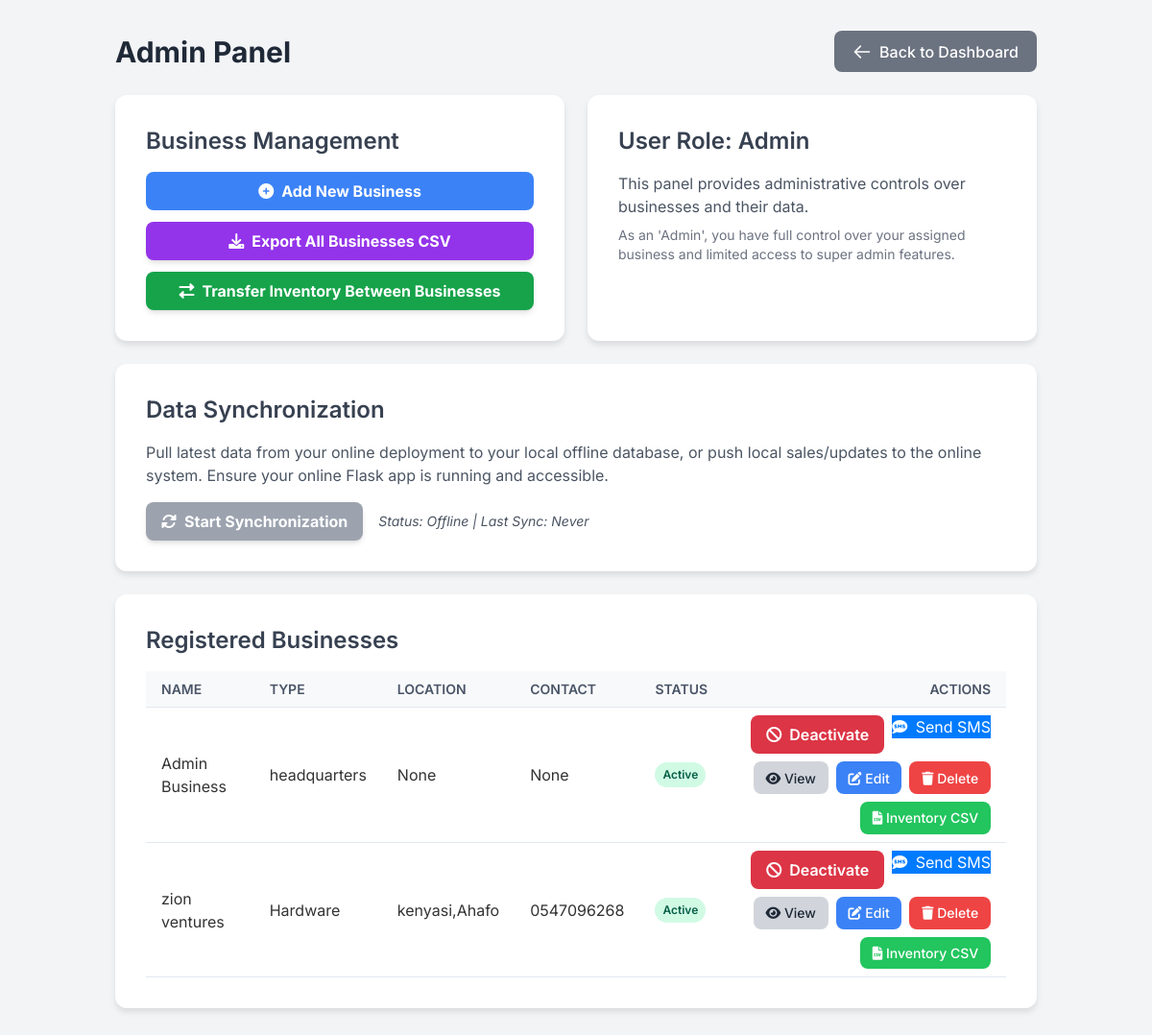
The page /manage_businesses (signed in) on the database its author committed.
### models.py (models this page shows, shortened)
class User(UserMixin,db.Model):
    __tablename__ = 'user'
    id = db.Column(db.String, primary_key=True, default=lambda: str(uuid.uuid4()))
    username = db.Column(db.String(80), unique=True, nullable=False)
    _password_hash = db.Column('password', db.String(225), nullable=False)
    role = db.Column(db.String(50), default='user')
    business_id = db.Column(db.String, db.ForeignKey('businesses.id'), nullable=True)
    is_active = db.Column(db.Boolean, default=True)
    created_at = db.Column(db.DateTime, default=datetime.utcnow)
    business = db.relationship('Business', back_populates='users')
    @property
    def password(self):
        raise AttributeError('password is not a readable attribute')
    @password.setter
    def password(self, password):
        self._password_hash = generate_password_hash(password, method='pbkdf2:sha256')

class Business(db.Model):
    __tablename__ = 'businesses'
    id = db.Column(db.String(36), primary_key=True, default=lambda: str(uuid.uuid4()))
    name = db.Column(db.String(100), unique=True, nullable=False)
    type = db.Column(db.String(50), nullable=False)
    address = db.Column(db.String(200), nullable=True)
    location = db.Column(db.String(100), nullable=True)
    contact = db.Column(db.String(50), nullable=True)
    email = db.Column(db.String(120), nullable=True)
    is_active = db.Column(db.Boolean, default=True)
    last_synced_at = db.Column(db.DateTime, default=datetime.utcnow)
    remote_id = db.Column(db.String(36), nullable=True, unique=True)
    users = db.relationship('User', back_populates='business', lazy=True)
    inventory_items = db.relationship('InventoryItem', back_populates='business', lazy=True)
    sales_records = db.relationship('SalesRecord', back_populates='business', lazy=True)
    rental_records = db.relationship('RentalRecord', back_populates='business', lazy=True)
    creditors = db.relationship('Creditor', back_populates='business', lazy=True)
    debtors = db.relationship('Debtor', back_populates='business', lazy=True)
    hirable_items = db.relationship('HirableItem', back_populates='business', lazy=True)
    future_orders = db.relationship('FutureOrder', back_populates='business', lazy=True)
    company_transactions = db.relationship('CompanyTransaction', back_populates='business', lazy=True)

### app.py (the view)
    @app.route('/manage_businesses')
    def manage_businesses():
        if session.get('role') not in ['super_admin', 'admin']:
            flash('You do not have permission to manage businesses.', 'danger')
            return redirect(url_for('dashboard'))
        businesses = Business.query.all()
        return render_template('super_admin_dashboard.html', # <--- THIS MUST BE 'super_admin_dashboard.html'
                            businesses=businesses,
                            user_role=session.get('role'),
                            current_year=datetime.now().year)

### templates/super_admin_dashboard.html (shortened to what this page needs)
<!DOCTYPE html>
<html lang="en">
<head>
    <script src="https://cdn.tailwindcss.com"></script>
    <link href="https://cdnjs.cloudflare.com/ajax/libs/font-awesome/6.0.0-beta3/css/all.min.css" rel="stylesheet">
</head>
<body class="bg-gray-100 min-h-screen">
    <div class="container py-8">
        <div class="flex justify-between items-center mb-6">
            <h1 class="text-3xl font-bold text-gray-800">Admin Panel</h1>
            <a href="{{ url_for('dashboard') }}" class="btn btn-secondary flex items-center">
                <svg class="w-5 h-5 mr-2" fill="none" stroke="currentColor" viewBox="0 0 24 24" xmlns="http://www.w3.org/2000/svg"><path stroke-linecap="round" stroke-linejoin="round" stroke-width="2" d="M10 19l-7-7m0 0l7-7m-7 7h18"></path></svg>
                Back to Dashboard
            </a>
        </div>
        <div class="grid grid-cols-1 md:grid-cols-2 gap-6 mb-6">
            <div class="card">
                <h2 class="text-2xl font-semibold mb-4 text-gray-700">Business Management</h2>
                <div class="space-y-3">
                    <a href="{{ url_for('add_business') }}" class="block w-full bg-blue-500 hover:bg-blue-600 text-white font-bold py-2 px-4 rounded-lg text-center transition duration-200 flex items-center justify-center">
                        <i class="fas fa-plus-circle mr-2"></i> Add New Business
                    </a>
                    <a href="{{ url_for('download_businesses_csv') }}" class="block w-full bg-purple-600 hover:bg-purple-700 text-white font-bold py-2 px-4 rounded-lg shadow-md transition duration-200 flex items-center justify-center">
                        <i class="fas fa-download mr-2"></i> Export All Businesses CSV
                    </a>
                    <a href="{{ url_for('transfer_inventory') }}" class="block w-full bg-green-600 hover:bg-green-700 text-white font-bold py-2 px-4 rounded-lg shadow-md transition duration-200 flex items-center justify-center">
                        <i class="fas fa-exchange-alt mr-2"></i> Transfer Inventory Between Businesses
                    </a>
                </div>
            </div>
            <div class="card">
                <h2 class="text-2xl font-semibold mb-4 text-gray-700">User Role: {{ user_role.replace('_', ' ').title() }}</h2>
                <p class="text-gray-600">This panel provides administrative controls over businesses and their data.</p>
                {% if user_role == 'admin' %}
                <p class="text-sm text-gray-500 mt-2">As an 'Admin', you have full control over your assigned business and limited access to super admin features.</p>
                {% else %}
                <p class="text-sm text-gray-500 mt-2">As a 'Super Admin', you have full control over all businesses and system settings.</p>
                {% endif %}
            </div>
            <div class="card md:col-span-2">
                <h2 class="text-2xl font-semibold mb-4 text-gray-700">Data Synchronization</h2>
                <p class="text-gray-600 mb-4">Pull latest data from your online deployment to your local offline database, or push local sales/updates to the online system. Ensure your online Flask app is running and accessible.</p>
                <form action="{{ url_for('sync_businesses') }}" method="POST" id="syncForm" class="flex flex-wrap items-center gap-4">
                    <button type="submit" id="syncButton" class="bg-blue-600 hover:bg-blue-700 text-white font-bold py-2 px-4 rounded-lg shadow-md transition duration-300 ease-in-out flex items-center justify-center">
                        <i class="fas fa-sync-alt mr-2"></i> Start Synchronization
                    </button>
                    <span id="syncStatus" class="text-gray-600 text-sm italic">Status: Offline | Last Sync: Never</span>
                </form>
            </div>
        </div>
        <div class="card table-container">
            <h2 class="text-2xl font-semibold mb-4 text-gray-700">Registered Businesses</h2>
            {% if businesses %}
            <table>
                <thead>
                    <tr>
                        <th class="py-2 px-4 border-b">Name</th>
                        <th class="py-2 px-4 border-b">Type</th>
                        <th class="py-2 px-4 border-b">Location</th>
                        <th class="py-2 px-4 border-b">Contact</th>
                        <th class="py-2 px-4 border-b">Status</th>
                        <th class="py-2 px-4 border-b text-right">Actions</th>
                    </tr>
                </thead>
                <tbody>
                    {% for business in businesses %}
                    <tr>
                        <td class="py-2 px-4 border-b">{{ business.name }}</td>
                        <td class="py-2 px-4 border-b">{{ business.type }}</td>
                        <td class="py-2 px-4 border-b">{{ business.location }}</td>
                        <td class="py-2 px-4 border-b">{{ business.contact }}</td>
                        <td class="py-2 px-4 border-b">
                            <span class="status-badge {% if business.is_active %}status-active{% else %}status-inactive{% endif %}">
                                {{ "Active" if business.is_active else "Inactive" }}
                            </span>
                        </td>
                        <td class="py-2 px-4 border-b text-right">
                            <div class="action-buttons">
                                <form action="{{ url_for('toggle_business_active', business_id=business.id) }}" method="POST" class="inline-block" onsubmit="return confirm('Are you sure you want to {{ 'deactivate' if business.is_active else 'activate' }} this business?');">
                                    <button type="submit" class="btn-toggle {% if business.is_active %}btn-deactivate{% else %}btn-activate{% endif %}">
                                        <i class="fas {% if business.is_active %}fa-ban{% else %}fa-check-circle{% endif %} mr-1"></i>
                                        {{ "Deactivate" if business.is_active else "Activate" }}
                                    </button>
                                </form>
                                <form action="{{ url_for('send_payment_due_sms', business_id=business.id) }}" method="POST" class="inline-block" onsubmit="return confirm('Send a payment due SMS to {{ business.name }}?');">
                                    <button type="submit" class="btn-sms">
                                        <i class="fas fa-sms mr-1"></i> Send SMS
                                    </button>
                                </form>
                                <a href="{{ url_for('view_business_details', business_id=business.id) }}" class="bg-gray-300 hover:bg-gray-400 text-gray-800 btn">
                                    <i class="fas fa-eye"></i> View
                                </a>
                                <a href="{{ url_for('edit_business', business_id=business.id) }}" class="bg-blue-500 hover:bg-blue-600 text-white btn">
                                    <i class="fas fa-edit"></i> Edit
                                </a>
                                <form action="{{ url_for('delete_business', business_id=business.id) }}" method="POST" class="inline-block" onsubmit="return confirm('Are you sure you want to delete {{ business.name }} and ALL its associated data? This action cannot be undone.');">
                                    <button type="submit" class="bg-red-500 hover:bg-red-600 text-white btn">
                                        <i class="fas fa-trash"></i> Delete
                                    </button>
                                </form>
                                <a href="{{ url_for('download_inventory_csv', business_id=business.id) }}" class="bg-green-500 hover:bg-green-600 text-white btn">
                                    <i class="fas fa-file-csv"></i> Inventory CSV
                                </a>
                            </div>
                        </td>
                    </tr>
                    {% endfor %}
                </tbody>
            </table>
            {% else %}
            <p class="text-gray-600">No businesses registered yet. Add a new business to get started.</p>
            {% endif %}
        </div>
    </div>
</body>
</html>

### templates/super_admin_dashboard.html (style rules this page uses)
body { font-family: 'Inter', sans-serif; background-color: #f4f7f6; color: #333; }
.container { max-width: 1000px; margin: 0 auto; padding: 2rem; }
.card { background-color: #ffffff; border-radius: 0.75rem; box-shadow: 0 4px 6px rgba(0, 0, 0, 0.1); padding: 2rem; }
.btn { padding: 0.6rem 1.2rem; border-radius: 0.5rem; font-weight: 500; transition: all 0.2s ease-in-out; }
.btn-secondary { background-color: #6B7280; color: white; }
.table-container { overflow-x: auto; -webkit-overflow-scrolling: touch; }
table { width: 100%; min-width: 700px; border-collapse: collapse; }
th, td { padding: 0.75rem; text-align: left; border-bottom: 1px solid #e2e8f0; }
th { background-color: #f8f9fa; font-weight: 600; color: #4a5568; text-transform: uppercase; font-size: 0.875rem; }
.action-buttons { display: flex; gap: 0.5rem; flex-wrap: wrap; justify-content: flex-end; }
.action-buttons .btn { padding: 0.4rem 0.8rem; font-size: 0.875rem; }
.status-badge { padding: 0.25rem 0.5rem; border-radius: 9999px; font-size: 0.75rem; font-weight: 600; display: inline-block; }
.status-active { background-color: #d1fae5; color: #065f46; }
.btn-toggle { padding: 0.5rem 1rem; border-radius: 0.5rem; font-weight: 600; transition: all 0.2s ease-in-out; cursor: pointer; border: none; white-space: nowrap; }
.btn-deactivate { background-color: #dc3545; color: #fff; }
.btn-sms { background-color: #007bff; color: #fff; }

### rows shown on the page
User: replace "Admin"
Business: name "Admin Business", type "headquarters", location "None", contact "None", is_active "Active", is_active "Deactivate"
Business: name "zion ventures", type "Hardware", location "kenyasi,Ahafo", contact "0547096268", is_active "Active", is_active "Deactivate"
